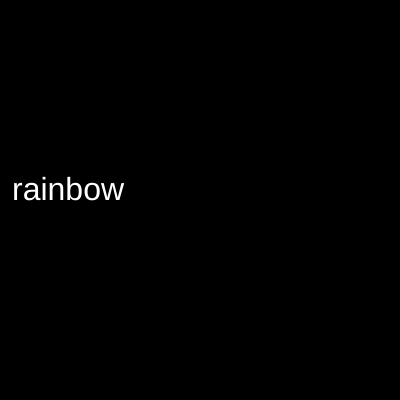
Frame 1 (no input)
Frame 60 (no input): identical to frame 1, image omitted
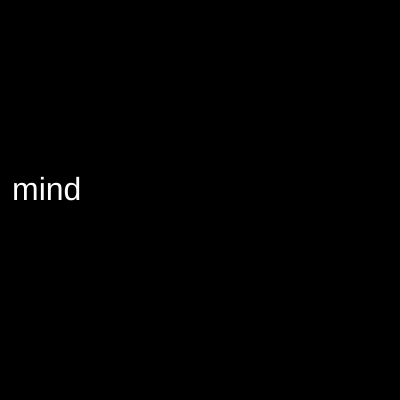
Frame 120 (the mouse pressed at the canvas centre since frame 60)

The p5.js sketch that drew these frames (run headless with seeded random() and noise() and a simulated clock; from frame 60 on, the mouse is pressed at the canvas centre):

// p5.js sketch
// ── sketch.js
var words = ["rainbow", "mind", "green", "happiness", "universe"];
var index = 0;

function setup() {
  createCanvas(400, 400);
}

function draw() {
  background(0);

  fill(255);
  textSize(32);
  text(words[index], 12, 200);
}

function mousePressed() {
  index += 1;
  
  if (index === words.length) {
    index = 0;
  }
}
